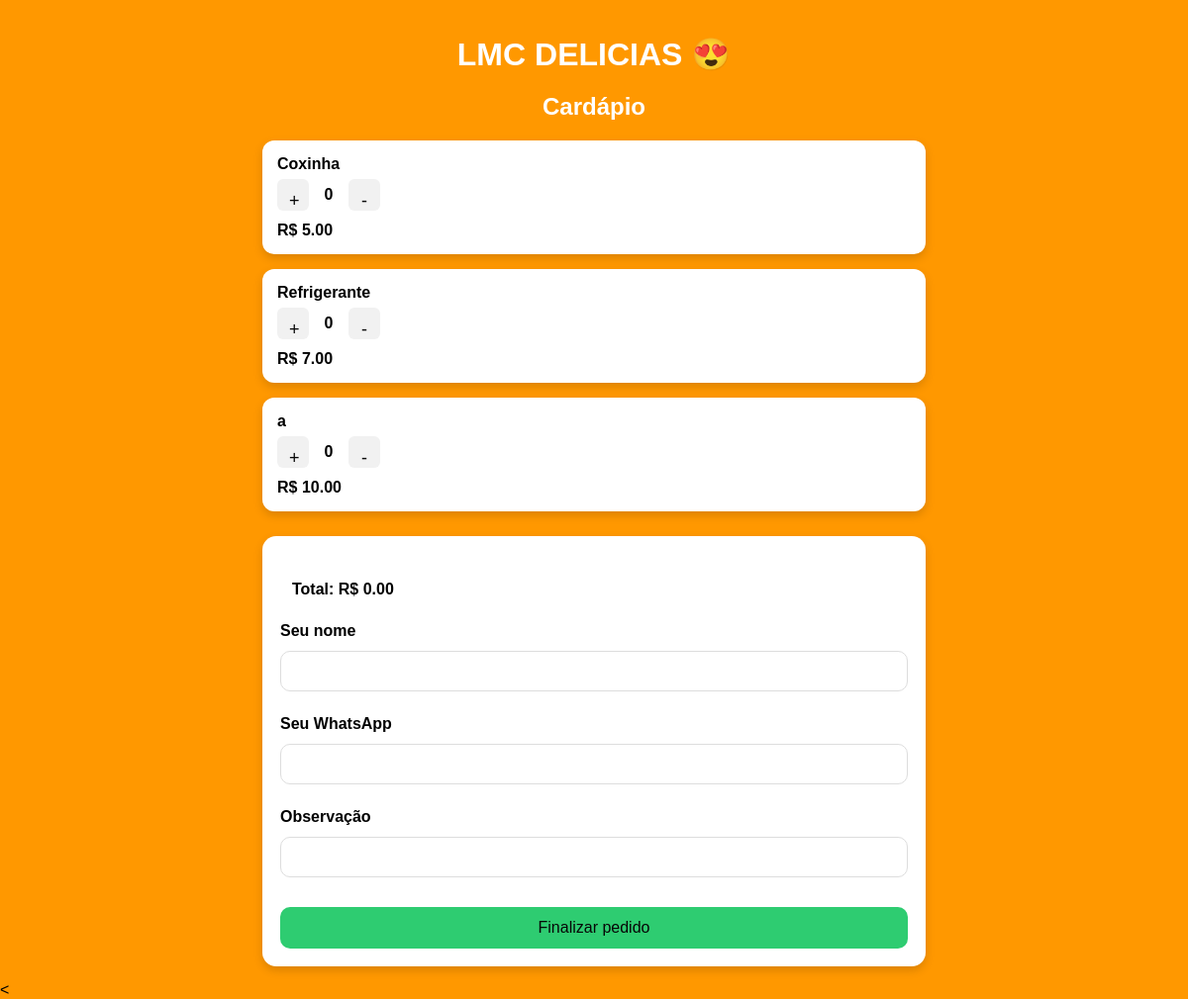
The page / on the database its author committed.
### app.py (models this page shows)
class Produto(db.Model):
    id = db.Column(db.Integer, primary_key=True)
    nome = db.Column(db.String(100), nullable=False)
    preco = db.Column(db.Float, nullable=False)
    descricao = db.Column(db.Text, nullable=True)
    imagem = db.Column(db.String(200), nullable=True)

### app.py (the view)
@app.route('/')
def index():
    produtos = Produto.query.all()
    loja_aberta = carregar_estado_loja()
    return render_template('index.html', produtos=produtos, loja_aberta=loja_aberta)

### app.py (called while the page is built)
def carregar_estado_loja():
    loja = db.session.get(Loja, 1)
    if loja:
        return loja.aberta  # ✅ Aqui acessamos a instância
    return False  # Se não existir, considera fechada

### templates/index.html (shortened to what this page needs)
<!DOCTYPE html>
<html lang="pt-br">
<head>
    <link rel="stylesheet" href="{{ url_for('static', filename='style.css') }}">
    <link rel="stylesheet" href="{{ url_for('static', filename='admin.css') }}">
</head>
<body>
<div class="container">
    <h1 class="titulo">LMC DELICIAS 😍</h1>
    <h2 class="subtitulo">Cardápio</h2>
   {% for produto in produtos %}
<div class="produto"
     data-nome="{{ produto.nome }}"
     data-preco="{{ produto.preco }}">
    <div class="info-produto">
        <span class="nome-produto">{{ produto.nome }}</span>
        <div class="controle">
            <button type="button" class="mais">+</button>
            <span class="qtd">0</span>
            <button type="button" class="menos">-</button>
        </div>
        <strong class="preco">
            R$ {{ '%.2f'|format(produto.preco) }}
        </strong>
    </div>
</div>
{% endfor %}
    <div class="card-final">
        <div class="total">
            Total: R$ <span id="total">0.00</span>
        </div>
        <label>Seu nome</label>
        <input type="text" id="nome">
        <label>Seu WhatsApp</label>
        <input type="text" id="telefone">
        <label>Observação</label>
        <input type="text" id="obs">
        <button type="button" id="finalizarPedido" class="btn-finalizar">
            Finalizar pedido
        </button>
    </div>
</div>
<
</body>
</html>

### static/style.css (style rules this page uses)
* { box-sizing: border-box; font-family: Arial, Helvetica, sans-serif; }
html, body { height: auto; overflow-y: auto; margin: 0; background: #ff9800; }
.container { max-width: 700px; margin: auto; padding: 15px; }
.titulo { text-align: center; color: #fff; margin-bottom: 5px; }
.subtitulo { text-align: center; color: #fff; margin-bottom: 20px; }
.produto { background: #fff; border-radius: 12px; padding: 15px; margin-bottom: 15px; display: flex; align-items: center; gap: 15px; box-shadow: 0 4px 10px rgba(0,0,0,0.15); }
.info-produto { flex: 1; display: flex; flex-direction: column; gap: 6px; }
.nome-produto { font-weight: bold; font-size: 16px; }
.controle { display: flex; align-items: center; gap: 10px; }
.controle button { width: 32px; height: 32px; border: none; background: #f1f1f1; border-radius: 6px; font-size: 18px; cursor: pointer; }
.qtd { min-width: 20px; text-align: center; font-weight: bold; }
.preco { font-weight: bold; margin-top: 5px; }
.total { background: #fff; padding: 12px; border-radius: 10px; font-weight: bold; margin-top: 15px; }
input { width: 100%; padding: 10px; margin-top: 6px; margin-bottom: 12px; border-radius: 8px; border: none; outline: none; }
button, .btn { width: 100%; padding: 12px; background: #2ecc71; color: #070707; border: none; border-radius: 10px; font-size: 16px; cursor: pointer; }
.card-final { background: #fff; border-radius: 14px; padding: 18px; margin-top: 25px; box-shadow: 0 4px 10px rgba(0,0,0,0.15); }
.card-final label { display: block; margin-top: 12px; margin-bottom: 5px; font-weight: bold; }
.card-final input { width: 100%; padding: 12px; border-radius: 10px; border: 1px solid #ddd; }
.card-final button { margin-top: 18px; background: #2ecc71; }

### static/admin.css (style rules this page uses)
body { font-family: Arial, sans-serif; }

### rows shown on the page
Produto: nome "Coxinha", preco "5.00"
Produto: nome "Refrigerante", preco "7.00"
Produto: nome "a", preco "10.00"
